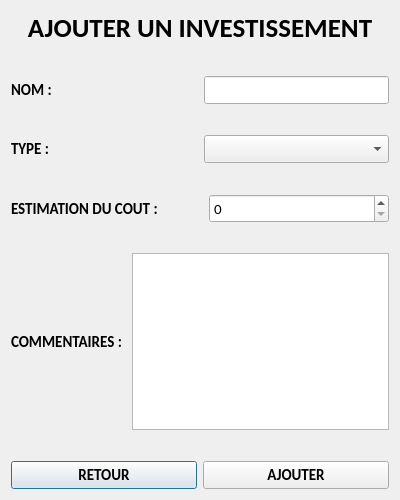
<?xml version="1.0" encoding="UTF-8"?>
<ui version="4.0">
 <class>AjoutInv</class>
 <widget class="QDialog" name="AjoutInv">
  <property name="geometry">
   <rect>
    <x>0</x>
    <y>0</y>
    <width>400</width>
    <height>500</height>
   </rect>
  </property>
  <property name="minimumSize">
   <size>
    <width>400</width>
    <height>500</height>
   </size>
  </property>
  <property name="font">
   <font>
    <family>Calibri</family>
    <pointsize>11</pointsize>
   </font>
  </property>
  <property name="windowTitle">
   <string>Dialog</string>
  </property>
  <layout class="QVBoxLayout" name="verticalLayout">
   <item>
    <layout class="QHBoxLayout" name="horizontalLayout">
     <item>
      <widget class="QLabel" name="label_titre">
       <property name="font">
        <font>
         <family>Calibri</family>
         <pointsize>20</pointsize>
         <weight>75</weight>
         <bold>true</bold>
        </font>
       </property>
       <property name="text">
        <string>AJOUTER UN INVESTISSEMENT</string>
       </property>
       <property name="alignment">
        <set>Qt::AlignCenter</set>
       </property>
      </widget>
     </item>
    </layout>
   </item>
   <item>
    <spacer name="verticalSpacer_6">
     <property name="orientation">
      <enum>Qt::Vertical</enum>
     </property>
     <property name="sizeHint" stdset="0">
      <size>
       <width>20</width>
       <height>40</height>
      </size>
     </property>
    </spacer>
   </item>
   <item>
    <layout class="QHBoxLayout" name="horizontalLayout_7">
     <item>
      <widget class="QLabel" name="label_nom">
       <property name="font">
        <font>
         <weight>75</weight>
         <bold>true</bold>
        </font>
       </property>
       <property name="text">
        <string>NOM : </string>
       </property>
      </widget>
     </item>
     <item>
      <spacer name="horizontalSpacer">
       <property name="orientation">
        <enum>Qt::Horizontal</enum>
       </property>
       <property name="sizeHint" stdset="0">
        <size>
         <width>40</width>
         <height>20</height>
        </size>
       </property>
      </spacer>
     </item>
     <item>
      <widget class="QLineEdit" name="nom">
       <property name="minimumSize">
        <size>
         <width>185</width>
         <height>0</height>
        </size>
       </property>
       <property name="baseSize">
        <size>
         <width>300</width>
         <height>0</height>
        </size>
       </property>
      </widget>
     </item>
    </layout>
   </item>
   <item>
    <spacer name="verticalSpacer_3">
     <property name="orientation">
      <enum>Qt::Vertical</enum>
     </property>
     <property name="sizeHint" stdset="0">
      <size>
       <width>20</width>
       <height>40</height>
      </size>
     </property>
    </spacer>
   </item>
   <item>
    <layout class="QHBoxLayout" name="horizontalLayout_8">
     <item>
      <widget class="QLabel" name="label_nom_2">
       <property name="font">
        <font>
         <weight>75</weight>
         <bold>true</bold>
        </font>
       </property>
       <property name="text">
        <string>TYPE : </string>
       </property>
      </widget>
     </item>
     <item>
      <spacer name="horizontalSpacer_2">
       <property name="orientation">
        <enum>Qt::Horizontal</enum>
       </property>
       <property name="sizeHint" stdset="0">
        <size>
         <width>40</width>
         <height>20</height>
        </size>
       </property>
      </spacer>
     </item>
     <item>
      <widget class="QComboBox" name="type">
       <property name="minimumSize">
        <size>
         <width>185</width>
         <height>0</height>
        </size>
       </property>
       <property name="baseSize">
        <size>
         <width>300</width>
         <height>0</height>
        </size>
       </property>
      </widget>
     </item>
    </layout>
   </item>
   <item>
    <spacer name="verticalSpacer">
     <property name="orientation">
      <enum>Qt::Vertical</enum>
     </property>
     <property name="sizeHint" stdset="0">
      <size>
       <width>20</width>
       <height>40</height>
      </size>
     </property>
    </spacer>
   </item>
   <item>
    <layout class="QHBoxLayout" name="horizontalLayout_2">
     <item>
      <widget class="QLabel" name="label_cout">
       <property name="font">
        <font>
         <weight>75</weight>
         <bold>true</bold>
        </font>
       </property>
       <property name="text">
        <string>ESTIMATION DU COUT : </string>
       </property>
      </widget>
     </item>
     <item>
      <spacer name="horizontalSpacer_3">
       <property name="orientation">
        <enum>Qt::Horizontal</enum>
       </property>
       <property name="sizeHint" stdset="0">
        <size>
         <width>40</width>
         <height>20</height>
        </size>
       </property>
      </spacer>
     </item>
     <item>
      <widget class="QSpinBox" name="estimationCout">
       <property name="minimumSize">
        <size>
         <width>180</width>
         <height>0</height>
        </size>
       </property>
       <property name="maximum">
        <number>999999999</number>
       </property>
      </widget>
     </item>
    </layout>
   </item>
   <item>
    <spacer name="verticalSpacer_2">
     <property name="orientation">
      <enum>Qt::Vertical</enum>
     </property>
     <property name="sizeHint" stdset="0">
      <size>
       <width>20</width>
       <height>40</height>
      </size>
     </property>
    </spacer>
   </item>
   <item>
    <layout class="QHBoxLayout" name="horizontalLayout_5">
     <item>
      <widget class="QLabel" name="label_commentaire">
       <property name="font">
        <font>
         <weight>75</weight>
         <bold>true</bold>
        </font>
       </property>
       <property name="text">
        <string>COMMENTAIRES : </string>
       </property>
      </widget>
     </item>
     <item>
      <widget class="QTextEdit" name="commentaire"/>
     </item>
    </layout>
   </item>
   <item>
    <spacer name="verticalSpacer_5">
     <property name="orientation">
      <enum>Qt::Vertical</enum>
     </property>
     <property name="sizeHint" stdset="0">
      <size>
       <width>20</width>
       <height>40</height>
      </size>
     </property>
    </spacer>
   </item>
   <item>
    <layout class="QHBoxLayout" name="horizontalLayout_6">
     <item>
      <widget class="QPushButton" name="retour">
       <property name="font">
        <font>
         <weight>75</weight>
         <bold>true</bold>
        </font>
       </property>
       <property name="text">
        <string>RETOUR</string>
       </property>
      </widget>
     </item>
     <item>
      <widget class="QPushButton" name="ajouter">
       <property name="font">
        <font>
         <weight>75</weight>
         <bold>true</bold>
        </font>
       </property>
       <property name="text">
        <string>AJOUTER</string>
       </property>
      </widget>
     </item>
    </layout>
   </item>
  </layout>
 </widget>
 <resources/>
 <connections/>
</ui>
